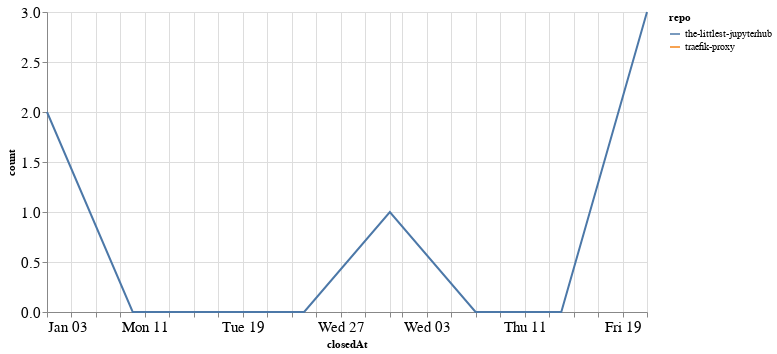

Notebook source saved alongside this figure:
### Code cell
closed_by_time = closed_by.groupby('repo').resample('W', on='closedAt').count()['author'].reset_index()
closed_by_time = closed_by_time.rename(columns={'author': 'count'})

alt.Chart(closed_by_time, width=600).mark_line().encode(
    x='closedAt',
    y='count',
    color='repo',
    tooltip="repo"
)

### Figure 1 — Vega-Lite specification as saved in the notebook (floating-point values rounded to 4 significant figures)
{"config": {"axisLeft": {"labelFontSize": 15}, "axisBottom": {"labelFontSize": 15}}, "data": {"name": "data-16ef5570c2e065a6a1c45370d3a419b7"}, "mark": "line", "encoding": {"color": {"type": "nominal", "field": "repo"}, "tooltip": {"type": "nominal", "field": "repo"}, "x": {"type": "temporal", "field": "closedAt"}, "y": {"type": "quantitative", "field": "count"}}, "width": 600, "$schema": "https://vega.github.io/schema/vega-lite/v4.8.1.json", "datasets": {"data-16ef5570c2e065a6a1c45370d3a419b7": [{"repo": "the-littlest-jupyterhub", "closedAt": "2021-01-03T00:00:00", "count": 2}, {"repo": "the-littlest-jupyterhub", "closedAt": "2021-01-10T00:00:00", "count": 0}, {"repo": "the-littlest-jupyterhub", "closedAt": "2021-01-17T00:00:00", "count": 0}, {"repo": "the-littlest-jupyterhub", "closedAt": "2021-01-24T00:00:00", "count": 0}, {"repo": "the-littlest-jupyterhub", "closedAt": "2021-01-31T00:00:00", "count": 1}, {"repo": "the-littlest-jupyterhub", "closedAt": "2021-02-07T00:00:00", "count": 0}, {"repo": "the-littlest-jupyterhub", "closedAt": "2021-02-14T00:00:00", "count": 0}, {"repo": "the-littlest-jupyterhub", "closedAt": "2021-02-21T00:00:00", "count": 3}, {"repo": "traefik-proxy", "closedAt": "2021-02-21T00:00:00", "count": 2}]}}
